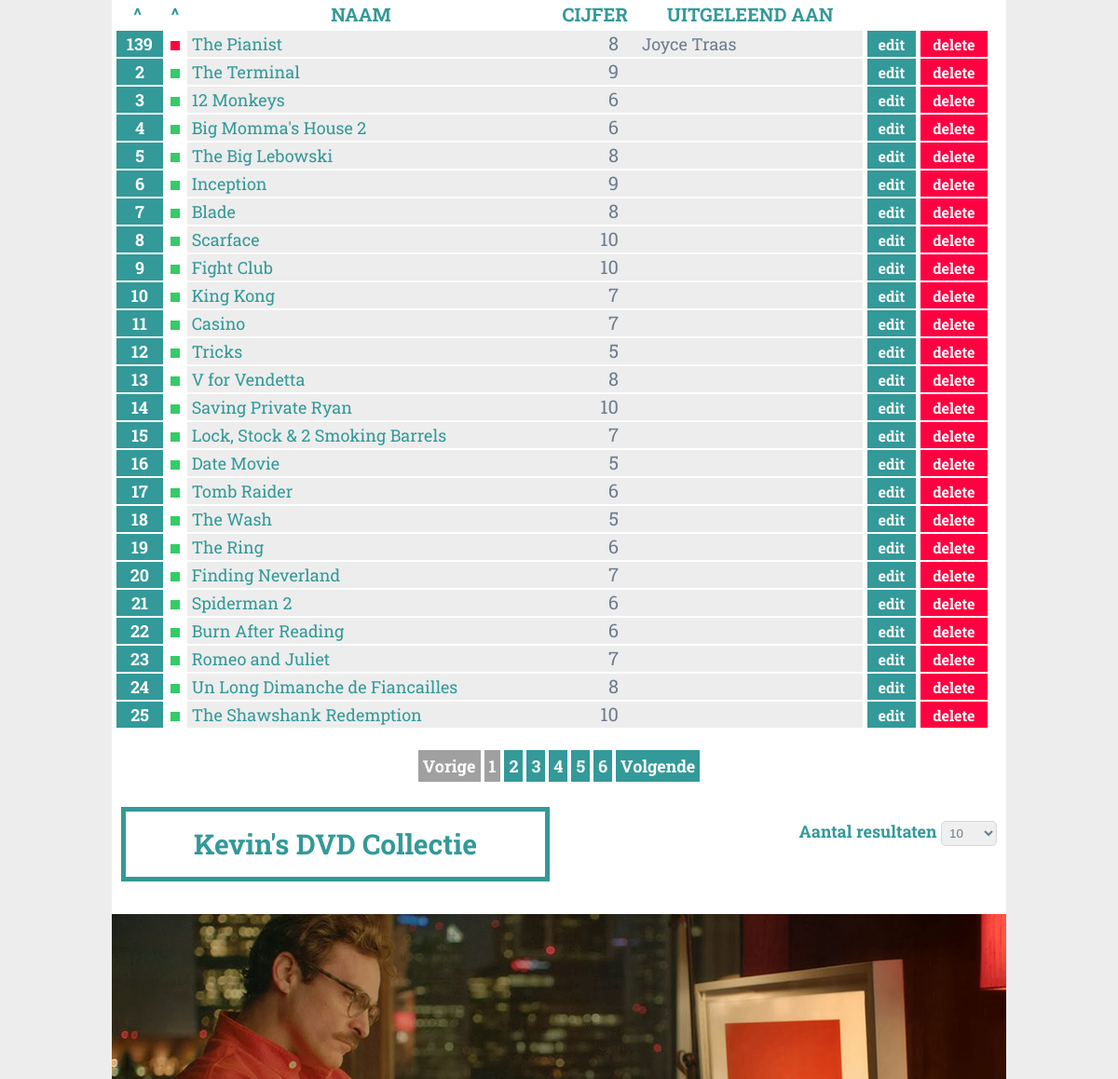
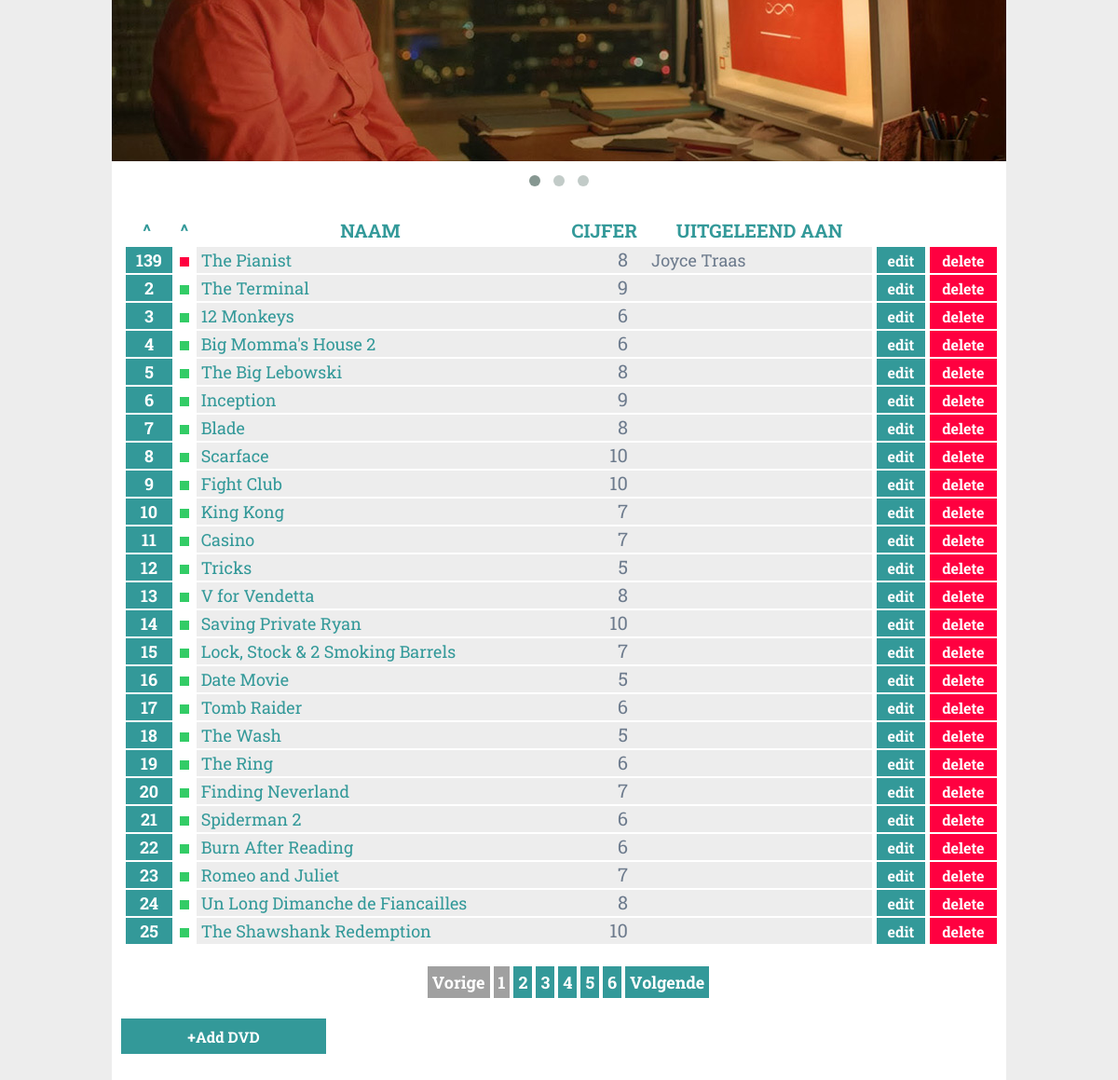
The app's page /index.php?sort=2&page=1&nr_results=25 with its own data (2 pictures, top to bottom).
### tables this page shows
CREATE TABLE IF NOT EXISTS `dvds` (
  `id` int(11) NOT NULL AUTO_INCREMENT,
  `naam` varchar(50) NOT NULL,
  `uitgeleend` int(1) NOT NULL,
  `cijfer` int(2) NOT NULL,
  `uitgeleend_naam` varchar(50) NOT NULL,
  PRIMARY KEY (`id`)
);

### show.php (the view, shortened to what this page needs)
<?php
$pagenr=(isset($_GET['page']))?$_GET['page']:1;;
if (isset($_GET['nr_results'])) {
	$resmax=$_GET['nr_results'];}
	else
	{
	$resmax = 25;}
?>
<table>
<tr class="top">
<th><a href="<?php echo $_SERVER['PHP_SELF'] . "?sort=0&page=" . $pagenr . "&nr_results=" . $resmax;?>">^</a></th>
<th><a href="<?php echo $_SERVER['PHP_SELF'] . "?sort=2&page=" . $pagenr . "&nr_results=" . $resmax;?>">^</a></th>
<th><a href="<?php echo $_SERVER['PHP_SELF'] . "?sort=1&page=" . $pagenr . "&nr_results=" . $resmax;?>">Naam</a></th>
<th class="cijfer"><a href="<?php echo $_SERVER['PHP_SELF'] . "?sort=3&page=" . $pagenr . "&nr_results=" . $resmax;?>">Cijfer</a></th>
<th class='uitgeleend'><a href="<?php echo $_SERVER['PHP_SELF'] . "?sort=4&page=" . $pagenr . "&nr_results=" . $resmax;?>">Uitgeleend aan</a></th>
<th></th>
<th></th>
</tr>
<?php
$sql = "SELECT COUNT(*) AS num FROM dvds";
$ros=mysql_query($sql) or die(mysql_error());
$row=mysql_fetch_array($ros);
$counterRes = $row['num'];
$curpage = ($pagenr-1)*$resmax;
$resmaxx = " LIMIT $curpage,$resmax";
$total_pages = ceil($counterRes/$resmax);
        $sort = "";
        if(isset($_GET['sort'])) {
            switch ($_GET['sort'] ) {
            case 2:
                        $sort = " ORDER BY uitgeleend DESC";
                        break;
            }
        }
$sql = "SELECT * FROM dvds";
if(!$res = mysql_query($sql . $sort . $resmaxx))
{
    trigger_error(mysql_error().'<br />In query: '.$sql);
}
else
{
    while($row = mysql_fetch_assoc($res))
    {
		echo "<tr>";
		echo "<td style='background-color:#fff;'><div id='dvd-id'>" . $row['id'] . "</div></td>";
		if( $row['uitgeleend'] == 1)
		{
		echo '<td class="aanwezig"><center><div class="red"></div></center></td>';
		} else {
		echo '<td class="aanwezig"><center><div class="green"></div></center></td>';
		}
		echo "<td>";
		echo '<a href="imdb.php?title='.$row['naam'].'&grade='.$row['cijfer'].'">'.$row['naam'].'</a>';
		echo "</td>";
		echo "<td class='cijfer'><span class='cijfer'>" . $row['cijfer'] . "</span></td>";
		echo "<td class='uitgeleend'>" . $row['uitgeleend_naam'] . "</td>";
		echo '<td class="edit">';
		echo '<div class="button edit"><a href="edit.php?id='.$row['id'].'" class="button edit"><span class="edit">edit</span></a></div>';
		echo "</td>";
		echo '<td class="delete">';
		echo '<div class="button delete"><a href="delete.php?id='.$row['id'].'" class="button delete"><span class="delete">delete</span></a></div>';
		echo "</td>";
    }
}
echo "</table>";
echo "<div id='pagination' class='grid_12'>";
	$sortid="";
        if(isset($_GET['sort'])) {
            switch ($_GET['sort'] ) {
            case 2:
                        $sortid = 2;
                        break;
            }
        }
if (isset($_GET['page'])&&($pagenr > 1)&& !isset($_GET['sort']))
	{
		echo '<span class="pageblock"><a href="index.php?page='.($pagenr-1).'&nr_results='. $resmax .'" class="page">Vorige</a></span>';
	}elseif (isset($_GET['page'])&&($pagenr > 1) && isset($_GET['sort']))
	{
		echo '<span class="pageblock"><a href="index.php?page='.($pagenr-1).'&sort='. $sortid .'&nr_results='. $resmax .'" class="page">Vorige</a></span>';
	}else
	{
		echo "<span class='pageblock-current'>Vorige</span>";
	}
	for($i=1;$i<=$total_pages;$i++)
	{
		if($pagenr==$i)
		{
			echo '<span class="pageblock-current">'.$i.'</span>';
		}elseif (isset($_GET['sort'])){
		echo '<span class="pageblock"><a href="index.php?page='.$i.'&sort=' . $sortid .'&nr_results='. $resmax .'" class="page">'.$i.'</a></span>';
		}elseif (!isset($_GET['sort'])){
			echo '<span class="pageblock"><a href="index.php?page='.$i.'&nr_results='. $resmax .'" class="page">'.$i.'</a></span>';
		}
	}
	if($pagenr<$total_pages && !isset($_GET['sort']))
		{
			echo '<span class="pageblock"><a href="index.php?page='.($pagenr+1).'&nr_results='. $resmax .'" class="page">Volgende</a></span>';
		}
		elseif ($pagenr<$total_pages && isset($_GET['sort']))
		{
			echo '<span class="pageblock"><a href="index.php?page='.($pagenr+1).'&sort=' . $sortid .'&nr_results='. $resmax .'" class="page">Volgende</a></span>';
		}else
		{
			echo "<span class='pageblock-current'>Volgende</span>";
		}
echo "</div>";
?>

### css/style.css (style rules this page uses)
html, body, div, span, applet, object, iframe, h1, h2, h3, h4, h5, h6, p, blockquote, pre, a, abbr, acronym, address, big, cite, code, del, dfn, em, img, ins, kbd, q, s, samp, small, strike, strong, sub, sup, tt, var, b, u, i, center, dl, dt, dd, ol, ul, li, fieldset, form, label, legend, table, caption, tbody, tfoot, thead, tr, th, td, article, aside, canvas, details, embed, figure, figcaption, footer, header, hgroup, menu, nav, output, ruby, section, summary, time, mark, audio, video { margin: 0; padding: 0; border: 0; font-size: 100%; font: inherit; vertical-align: baseline; }
body { line-height: 1; }
table { border-collapse: collapse; border-spacing: 0; }
body { font-family: 'Roboto Slab', serif; color: #6D7B8D; text-align: left; background-color: #ededed; margin: 0; font-size: 18px; height: 100%; }
#pagination { margin-top: 30px; margin-bottom: 30px; text-align: center; }
#dvd-id { background-color: #339999; color: #fff; font-size: 18px; font-weight: bold; text-align: center; padding: 5px; }
span.pageblock { background-color: #339999; color: #fff !important; font-weight: bold; text-align: center; margin: 2px; padding: 5px; }
span.pageblock-current { background-color: #A0A0A0; color: #fff !important; font-weight: bold; text-align: center; margin: 2px; padding: 5px; }
.cijfer { text-align: right; padding-right: 10px; font-size: 20px; }
.aanwezig { background-color: #fff; padding: 5px; }
div.button { border: 0; background-color: #339999; text-align: center; }
a.button { color: #fff; font-weight: bold; font-size: 16px; text-decoration: none; }
div.delete { background-color: #FF0040; padding: 5px; }
div.edit { background-color: #339999; padding: 5px; }
table { width: 940px; }
td { background-color: #ededed; padding-left: 5px; }
tr { border-bottom: 2px solid white; }
tr.top { margin-bottom: 5px; border-bottom: 3px solid #fff; }
td.delete, td.edit, th { background-color: #fff; }
th { font-size: 20px; text-transform: uppercase; text-align: center; padding: 5px; font-family: 'Roboto Slab', serif; font-weight: 700; }
div.red { width: 10px; height: 10px; background-color: #FF0040; }
div.green { width: 10px; height: 10px; background-color: #33CC66; }
a { text-decoration: none; color: #339999; }
a.button { text-decoration: none; color: #fff; }
a.page { text-decoration: none; color: #fff; }

### css/960_12_col.css (style rules this page uses)
body { min-width: 960px; }
.grid_1, .grid_2, .grid_3, .grid_4, .grid_5, .grid_6, .grid_7, .grid_8, .grid_9, .grid_10, .grid_11, .grid_12 { display: inline; float: left; margin-left: 10px; margin-right: 10px; }
.container_12 .grid_12 { width: 940px; }

### records on screen
dvds: id "139", uitgeleend 1 (drawn), naam "The Pianist", cijfer "8", uitgeleend_naam "Joyce Traas"
dvds: id "2", uitgeleend 0 (drawn), naam "The Terminal", cijfer "9"
dvds: id "3", uitgeleend 0 (drawn), naam "12 Monkeys", cijfer "6"
dvds: id "4", uitgeleend 0 (drawn), naam "Big Momma's House 2", cijfer "6"
dvds: id "5", uitgeleend 0 (drawn), naam "The Big Lebowski", cijfer "8"
dvds: id "6", uitgeleend 0 (drawn), naam "Inception", cijfer "9"
dvds: id "7", uitgeleend 0 (drawn), naam "Blade", cijfer "8"
dvds: id "8", uitgeleend 0 (drawn), naam "Scarface", cijfer "10"
dvds: id "9", uitgeleend 0 (drawn), naam "Fight Club", cijfer "10"
dvds: id "10", uitgeleend 0 (drawn), naam "King Kong", cijfer "7"
dvds: id "11", uitgeleend 0 (drawn), naam "Casino", cijfer "7"
dvds: id "12", uitgeleend 0 (drawn), naam "Tricks", cijfer "5"
dvds: id "13", uitgeleend 0 (drawn), naam "V for Vendetta", cijfer "8"
dvds: id "14", uitgeleend 0 (drawn), naam "Saving Private Ryan", cijfer "10"
dvds: id "15", uitgeleend 0 (drawn), naam "Lock, Stock & 2 Smoking Barrels", cijfer "7"
dvds: id "16", uitgeleend 0 (drawn), naam "Date Movie", cijfer "5"
dvds: id "17", uitgeleend 0 (drawn), naam "Tomb Raider", cijfer "6"
dvds: id "18", uitgeleend 0 (drawn), naam "The Wash", cijfer "5"
dvds: id "19", uitgeleend 0 (drawn), naam "The Ring", cijfer "6"
dvds: id "20", uitgeleend 0 (drawn), naam "Finding Neverland", cijfer "7"
dvds: id "21", uitgeleend 0 (drawn), naam "Spiderman 2", cijfer "6"
dvds: id "22", uitgeleend 0 (drawn), naam "Burn After Reading", cijfer "6"
dvds: id "23", uitgeleend 0 (drawn), naam "Romeo and Juliet", cijfer "7"
dvds: id "24", uitgeleend 0 (drawn), naam "Un Long Dimanche de Fiancailles", cijfer "8"
dvds: id "25", uitgeleend 0 (drawn), naam "The Shawshank Redemption", cijfer "10"
